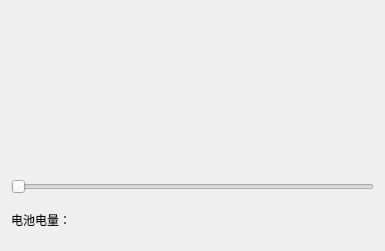
<?xml version="1.0" encoding="UTF-8"?>
<ui version="4.0">
 <class>PromotionWidget</class>
 <widget class="QWidget" name="PromotionWidget">
  <property name="geometry">
   <rect>
    <x>0</x>
    <y>0</y>
    <width>385</width>
    <height>251</height>
   </rect>
  </property>
  <property name="windowTitle">
   <string>Form</string>
  </property>
  <layout class="QVBoxLayout" name="verticalLayout">
   <item>
    <widget class="QmyBattery" name="battery" native="true"/>
   </item>
   <item>
    <widget class="QSlider" name="horizontalSlider">
     <property name="orientation">
      <enum>Qt::Horizontal</enum>
     </property>
    </widget>
   </item>
   <item>
    <widget class="QLabel" name="LabInfo">
     <property name="maximumSize">
      <size>
       <width>16777215</width>
       <height>40</height>
      </size>
     </property>
     <property name="text">
      <string>电池电量：</string>
     </property>
    </widget>
   </item>
  </layout>
 </widget>
 <customwidgets>
  <customwidget>
   <class>QmyBattery</class>
   <extends>QWidget</extends>
   <header>qmybattery.h</header>
   <container>1</container>
  </customwidget>
 </customwidgets>
 <resources/>
 <connections/>
</ui>
